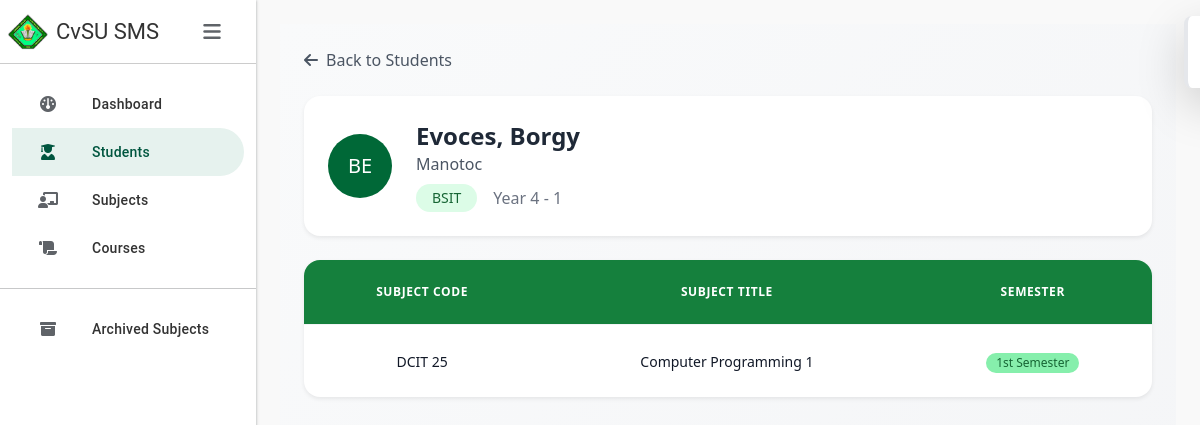
/students/202110880/, run on the app's committed database.
### SMSapp/models.py (models this page shows, shortened)
class Student(models.Model):
    student_id = models.CharField(max_length=20, primary_key=True)
    last_name = models.CharField(max_length=50)
    first_name = models.CharField(max_length=50)
    middle_name = models.CharField(max_length=50, blank=True, null=True)
    course = models.ForeignKey(Course, on_delete=models.SET_NULL, null=True)
    year_level = models.PositiveSmallIntegerField()
    section = models.CharField(max_length=20)
    date_added = models.DateTimeField(auto_now_add=True)
    objects = StudentManager()

class Course(models.Model):
    course_abv = models.CharField(max_length=10, primary_key=True)
    course_name = models.CharField(max_length=100)

class StudentSubjectEnrollment(models.Model):
    student = models.ForeignKey(Student, on_delete=models.CASCADE)
    subject = models.ForeignKey(Subject, on_delete=models.CASCADE)

class Subject(models.Model):
    SEMESTER_CHOICES = [
        (1, '1st Semester'),
        (2, '2nd Semester'),
        (3, 'Summer'),
    ]
    subject_code = models.CharField(max_length=20, primary_key=True)
    subject_title = models.CharField(max_length=100)
    course = models.ForeignKey(Course, on_delete=models.CASCADE, null=True, blank=True)  # Make course optional
    school_year = models.CharField(max_length=20)
    semester = models.PositiveSmallIntegerField(choices=SEMESTER_CHOICES)
    year_level = models.PositiveSmallIntegerField()
    section = models.CharField(max_length=20)
    archive = models.BooleanField(default=False)
    archived = models.BooleanField(default=False)
    is_active = models.BooleanField(default=True)
    archived_date = models.DateTimeField(null=True, blank=True)
    class Meta:
        ordering = ['subject_code']

### SMSapp/views.py (the view)
# urls.py: path('students/<str:student_id>/', views.student_info, name='student_info'),  # Add this line
def student_info(request, student_id):
    student = get_object_or_404(Student, student_id=student_id)
    enrollments = StudentSubjectEnrollment.objects.filter(student=student).select_related('subject')
    context = {
        'student': student,
        'enrollments': enrollments,
    }
    return render(request, 'studentinfo.html', context)

### SMSapp/templates/studentinfo.html
{% extends 'base.html' %}
{% load static %}
{% block content %}
<div class="p-6 bg-gradient-to-br from-gray-50 to-gray-100 min-h-screen">
    <div class="mb-6">
        <a href="{% url 'students' %}" class="text-gray-600 hover:text-gray-800 flex items-center gap-2">
            <i class="fas fa-arrow-left"></i>
            <span>Back to Students</span>
        </a>
    </div>
    <div class="bg-white rounded-2xl shadow-sm p-6 mb-6">
        <div class="flex items-center gap-4">
            <div class="h-16 w-16 rounded-full bg-[#006837] flex items-center justify-center text-white text-xl font-medium">
                {{ student.first_name|slice:":1" }}{{ student.last_name|slice:":1" }}
            </div>
            <div>
                <h2 class="text-2xl font-bold text-gray-800">{{ student.last_name }}, {{ student.first_name }}</h2>
                <p class="text-gray-600">{% if student.middle_name %}{{ student.middle_name }}{% endif %}</p>
                <div class="mt-2 flex items-center gap-3">
                    <span class="inline-flex items-center px-3 py-1 rounded-full text-sm font-medium bg-green-100 text-green-800">
                        {{ student.course.course_abv }}
                    </span>
                    <span class="text-gray-500">Year {{ student.year_level }} - {{ student.section }}</span>
                </div>
            </div>
        </div>
    </div>
    <div class="bg-white rounded-2xl shadow-sm overflow-hidden">
        <table class="w-full">
            <thead class="bg-green-700 border-b border-gray-100">
                <tr>
                    <th class="px-6 py-4 text-center text-xs font-bold text-white uppercase tracking-wider">Subject Code</th>
                    <th class="px-6 py-4 text-center text-xs font-bold text-white uppercase tracking-wider">Subject Title</th>
                    <th class="px-6 py-4 text-center text-xs font-bold text-white uppercase tracking-wider">Semester</th>
                </tr>
            </thead>
            <tbody class="divide-y divide-gray-100">
                {% for enrollment in enrollments %}
                <tr class="hover:bg-green-100 transition-colors cursor-pointer"
                    onclick="window.location.href='{% url 'student_subject_info' student.student_id enrollment.subject.subject_code %}'">
                    <td class="px-6 py-4 whitespace-nowrap text-center">
                        <span class="text-sm font-medium text-gray-900">{{ enrollment.subject.subject_code }}</span>
                    </td>
                    <td class="px-6 py-4 whitespace-nowrap text-center">
                        <span class="text-sm text-gray-900">{{ enrollment.subject.subject_title }}</span>
                    </td>
                    <td class="px-6 py-4 whitespace-nowrap text-center">
                        <span class="inline-flex items-center justify-center px-2.5 py-0.5 rounded-full text-xs font-medium bg-green-300 text-green-800">
                            {{ enrollment.subject.get_semester_display }}
                        </span>
                    </td>
                </tr>
                {% empty %}
                <tr>
                    <td colspan="3" class="px-6 py-8 text-center text-gray-500">
                        No subjects enrolled
                    </td>
                </tr>
                {% endfor %}
            </tbody>
        </table>
    </div>
</div>
{% endblock %}

### SMSapp/templates/base.html (style rules this page uses)
:root { --gc-primary: #00563F; --gc-secondary: #E6F2EE; --gc-text: #333333; --gc-border: #CCCCCC; --gc-hover: #F5F9F7; --sidebar-width: 256px; --sidebar-collapsed-width: 72px; }
body { background-color: #f9f9f9; overflow-x: hidden; }

### data on the page
Student: first_name "B", last_name "E", last_name "Evoces", first_name "Borgy", middle_name "Manotoc", course.course_abv "BSIT", year_level "4", section "1"
StudentSubjectEnrollment: subject.subject_code "DCIT 25", subject.subject_title "Computer Programming 1", subject.semester "1st Semester"
